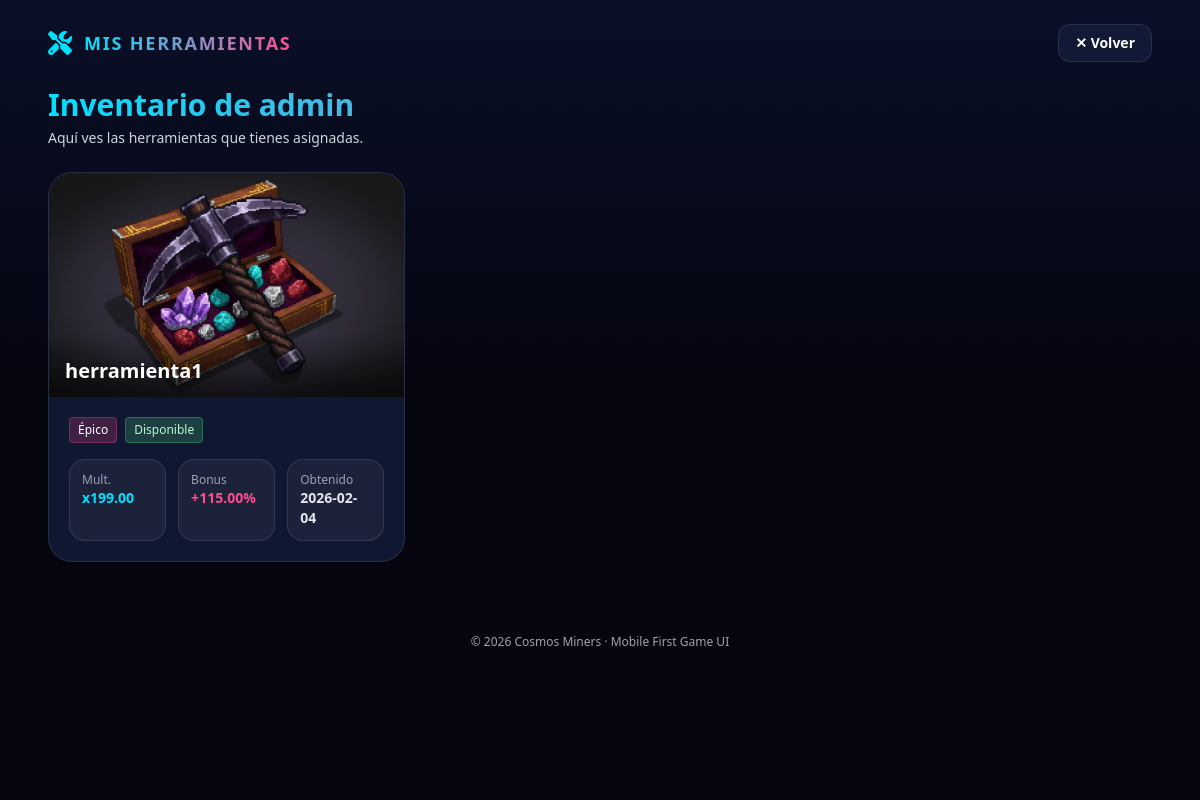
/tools/ (signed in), run on the app's committed database.
### game/models.py (models this page shows, shortened)
class UserTool(models.Model):
    owner = models.ForeignKey(
        Profile,
        on_delete=models.CASCADE,
        related_name="tools"
    )
    tool_type = models.ForeignKey(
        ToolType,
        on_delete=models.PROTECT,
        related_name="user_tools"
    )
    status = models.CharField(
        max_length=20,
        choices=ToolStatus.choices,
        default=ToolStatus.IDLE
    )
    obtained_at = models.DateTimeField(auto_now_add=True)

class ToolType(models.Model):
    name = models.CharField(max_length=100)
    image = models.ImageField(
        upload_to="tools/",
        null=True,
        blank=True
    )
    rarity = models.CharField(
        max_length=20,
        choices=ToolRarity.choices
    )
    production_multiplier = models.DecimalField(
        max_digits=5,
        decimal_places=2,
        help_text="Multiplicador de producción. Ej: 1.20 = +20%"
    )
    success_bonus = models.DecimalField(
        max_digits=5,
        decimal_places=2,
        default=Decimal("0.00"),
        help_text="Bonus adicional de probabilidad de éxito (%)"
    )
    is_active = models.BooleanField(default=True)
    created_at = models.DateTimeField(auto_now_add=True)

### game/views_tools.py (the view)
# urls.py: path("tools/", tools_view, name="tools_view"),
@login_required
def tools_view(request):
    profile, _ = Profile.objects.get_or_create(user=request.user)
    tools = profile.tools.select_related("tool_type").order_by("-obtained_at")
    return render(request, "game/tools.html", {"profile": profile, "tools": tools})

### game/templates/game/tools.html (shortened to what this page needs)
<!DOCTYPE html>
<html lang="es">
<head>
    <script src="https://cdn.tailwindcss.com"></script>
    <link rel="stylesheet" href="https://cdnjs.cloudflare.com/ajax/libs/font-awesome/6.4.0/css/all.min.css" />
</head>
<body class="min-h-screen bg-space text-white overflow-x-hidden relative">
    <div
        class="absolute inset-0 bg-[radial-gradient(circle,_rgba(255,255,255,0.15)_1px,_transparent_1px)] bg-[size:32px_32px] opacity-20">
    </div>
    <div class="absolute inset-0 bg-gradient-to-b from-blue-900/20 via-transparent to-pink-900/20"></div>
    <header class="relative z-10 px-6 py-6 flex items-center justify-between max-w-6xl mx-auto">
        <div class="flex items-center gap-3">
            <i class="fas fa-tools text-accent text-2xl"></i>
            <span
                class="font-extrabold tracking-widest text-lg bg-gradient-to-r from-accent to-pink bg-clip-text text-transparent">MIS
                HERRAMIENTAS</span>
        </div>
        <a href="/home/"
            class="bg-card backdrop-blur-xl border border-white/10 px-4 py-2 rounded-xl text-sm font-semibold">
            ✕ Volver
        </a>
    </header>
    <main class="relative z-10 px-6 pb-12 max-w-6xl mx-auto">
        <section class="mb-6">
            <h1
                class="text-3xl font-black leading-tight bg-gradient-to-r from-accent to-pink bg-clip-text text-transparent">
            </h1>
            <p class="text-sm text-gray-300 mt-1">Aquí ves las herramientas que tienes asignadas.</p>
        </section>
        <section class="grid gap-4 sm:grid-cols-2 lg:grid-cols-3">
            {% for t in tools %}
            <article
                class="bg-card backdrop-blur-xl border border-white/10 rounded-3xl overflow-hidden hover:border-accent/30 transition">
                <div class="relative">
                    {% if t.tool_type.image %}
                    <img src="{{ t.tool_type.image.url }}" alt="{{ t.tool_type.name }}"
                        class="w-full h-44 sm:h-48 lg:h-56 object-cover" />
                    {% else %}
                    <div class="w-full h-44 sm:h-48 lg:h-56 bg-white/5 flex items-center justify-center text-accent">
                        <i class="fas fa-tools text-5xl"></i>
                    </div>
                    {% endif %}
                    <div class="absolute inset-x-0 bottom-0 h-16 bg-gradient-to-t from-black/60 to-transparent"></div>
                    <div class="absolute left-4 bottom-3 right-4">
                        <div class="font-black text-xl truncate drop-shadow">{{ t.tool_type.name }}</div>
                    </div>
                </div>
                <div class="p-5">
                    <div class="flex items-center gap-2 flex-wrap">
                        {% if t.tool_type.rarity == 'common' %}
                        <span class="px-2 py-1 rounded bg-white/10 text-xs text-gray-200">Común</span>
                        {% elif t.tool_type.rarity == 'rare' %}
                        <span
                            class="px-2 py-1 rounded bg-blue-400/20 text-xs text-blue-200 border border-blue-400/30">Raro</span>
                        {% elif t.tool_type.rarity == 'epic' %}
                        <span
                            class="px-2 py-1 rounded bg-pink/20 text-xs text-pink-200 border border-pink/30">Épico</span>
                        {% elif t.tool_type.rarity == 'legendary' %}
                        <span
                            class="px-2 py-1 rounded bg-yellow-400/20 text-xs text-yellow-200 border border-yellow-400/30">Legendario</span>
                        {% else %}
                        <span class="px-2 py-1 rounded bg-white/10 text-xs">{{ t.tool_type.get_rarity_display }}</span>
                        {% endif %}
                        {% if t.status == 'idle' %}
                        <span
                            class="px-2 py-1 rounded bg-green-400/20 text-xs text-green-200 border border-green-400/30">Disponible</span>
                        {% elif t.status == 'traveling' %}
                        <span
                            class="px-2 py-1 rounded bg-yellow-400/20 text-xs text-yellow-200 border border-yellow-400/30">En
                            uso</span>
                        {% else %}
                        <span class="px-2 py-1 rounded bg-white/10 text-xs">{{ t.get_status_display }}</span>
                        {% endif %}
                    </div>
                    <div class="mt-4 grid grid-cols-3 gap-3 text-sm">
                        <div class="rounded-2xl bg-white/5 border border-white/10 p-3">
                            <div class="text-xs text-gray-400">Mult.</div>
                            <div class="font-bold text-accent">x{{ t.tool_type.production_multiplier }}</div>
                        </div>
                        <div class="rounded-2xl bg-white/5 border border-white/10 p-3">
                            <div class="text-xs text-gray-400">Bonus</div>
                            <div class="font-bold text-pink">+{{ t.tool_type.success_bonus }}%</div>
                        </div>
                        <div class="rounded-2xl bg-white/5 border border-white/10 p-3">
                            <div class="text-xs text-gray-400">Obtenido</div>
                            <div class="font-semibold text-gray-200">{{ t.obtained_at|date:"Y-m-d" }}</div>
                        </div>
                    </div>
                </div>
            </article>
            {% endfor %}
        </section>
    </main>
    <footer class="relative z-10 mt-6 pb-10 text-center text-gray-400 text-xs">
        © 2026 Cosmos Miners · Mobile First Game UI
    </footer>
</body>
</html>

### data on the page
UserTool: tool_type.image (picture), tool_type.name "herramienta1", shows "Épico", status "Disponible", tool_type.production_multiplier "199.00", tool_type.success_bonus "115.00", obtained_at "2026-02-04"
